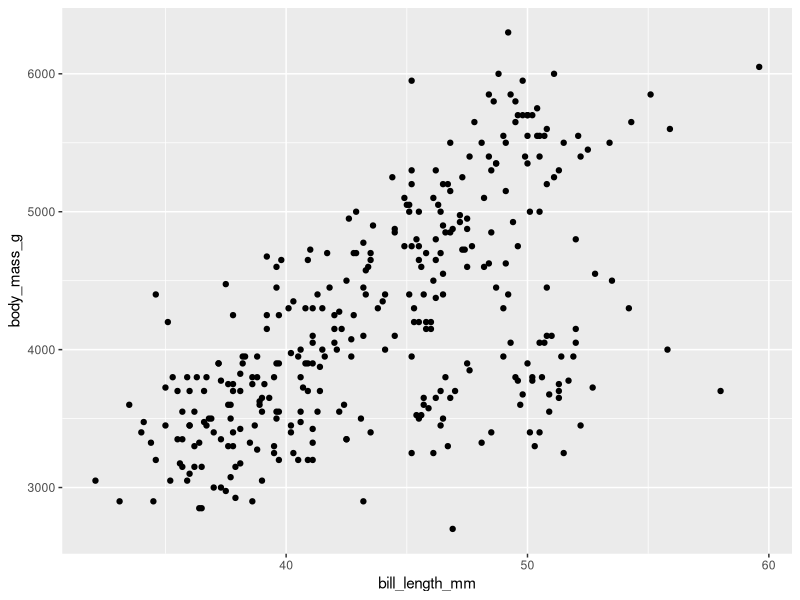
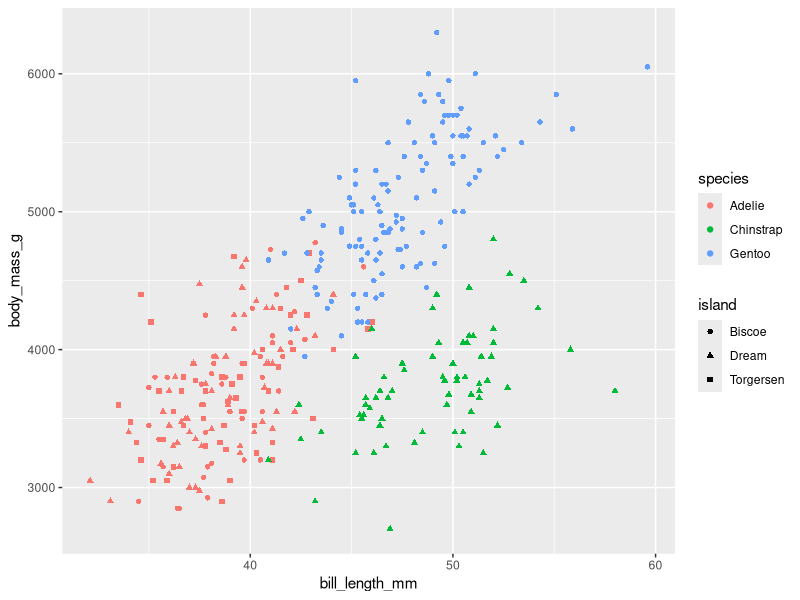
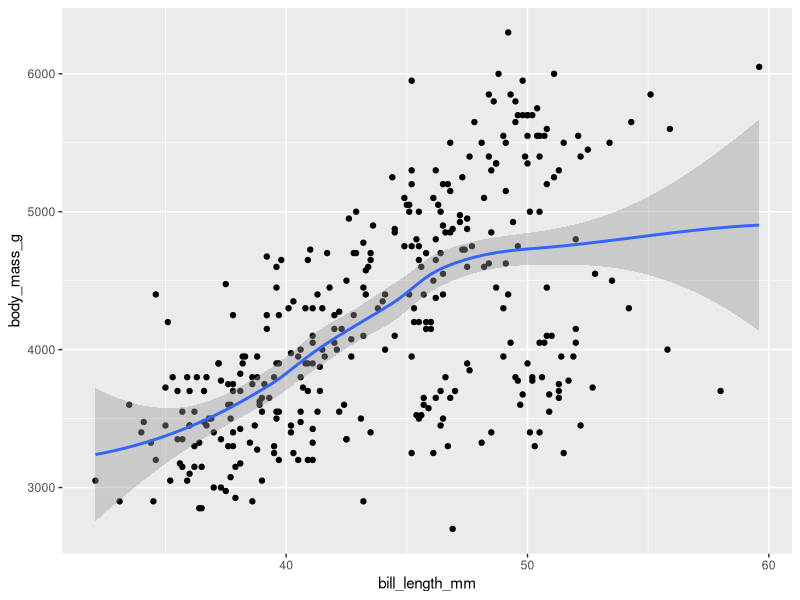
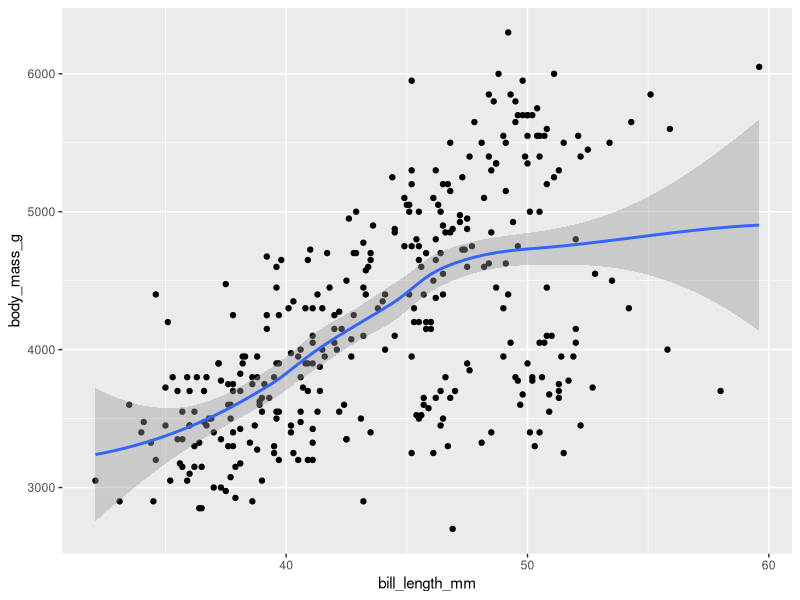
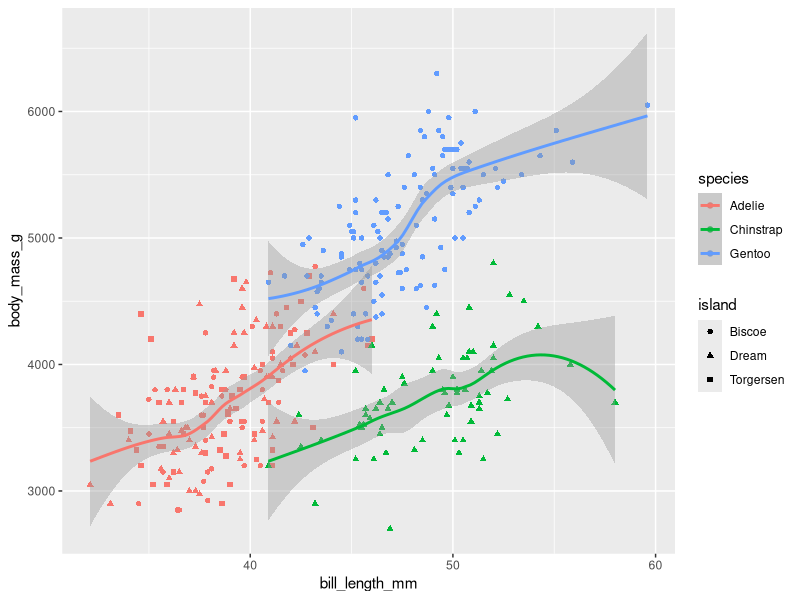
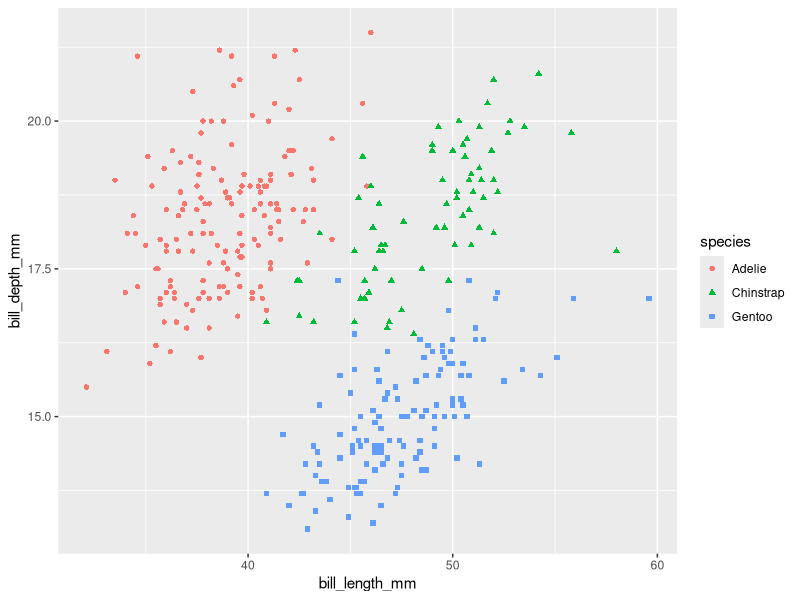

Write R code to recreate these figures, in order. (Note: this script raises an error after producing the figures.)
install.packages("palmerpenguins")
library(palmerpenguins)
library(tidyverse)

print (penguins)

ggplot(data = penguins) +
  geom_point(mapping = aes(x = bill_length_mm, y = body_mass_g))
#this gives a scatterplot but its black and white


ggplot(data = penguins) +
  geom_point(mapping = aes(x = bill_length_mm, y = body_mass_g, colour = species, shape = island))
#this is gonna give it colour per species and shape per island



ggplot(data = penguins) +
  geom_point(mapping = aes(x = bill_length_mm, y = body_mass_g)) +
  geom_smooth(mapping = aes(x = bill_length_mm, y = body_mass_g))
#this is trying to see if the data is separated by island

ggplot(data = penguins, mapping = aes(x = bill_length_mm, y = body_mass_g)) +
  geom_point() +
  geom_smooth()

ggplot(data = penguins, mapping = aes(x = bill_length_mm, y = body_mass_g)) +
  geom_point(mapping = aes(colour = species, shape=island)) +
  geom_smooth(mapping = aes(colour = species))

ggplot(data = penguins, mapping = aes(x = bill_length_mm, y = bill_depth_mm)) +
  geom_point(mapping = aes(colour = species, shape=species))
pengu_plot +
  geom_smooth(method=lm, se=F, aes(colour = species))

#this made the line of best fit kind of thing straight and not curved ^

#-----------------Question 3------------------

ggsave(filename = "PenguinPlot1.png", plot = pengu_plot, width = 300,height = 200, units=("mm"))
#this saves the plot as 300mm wide and 200mm tall, and the units as mm

ggsave("penguin_plot_2.png") #this function will save the most recent plot you make


#-----------------Question 4------------------

ggplot(data = penguins,
       mapping = aes(x = species, y = body_mass_g)) +
  geom_boxplot(mapping = aes(fill = species, colour=species))

#so most data is in alphabetical order, but that would be annoying for days of the week

df_days <-
  data.frame(day = c("Mon", "Tues", "Wed", "Thu"),
             counts = c(3, 8, 10, 5))
df_days$day <- as.factor(df_days$day)
str(df_days)
#u know in this ^ u didnt define the levels in the order you want, it automatically
#does it as alphanumerical

ggplot(data = df_days, mapping = aes(x = day, y = counts)) +
  geom_col()


df_days$day <- factor(df_days$day, levels = c("Mon", "Tues", "Wed", "Thu"))
str(df_days)
ggplot(data = df_days, mapping = aes(x = day, y = counts)) +
  geom_col()

#this is now in the order that I ASKED FOR and therefore, it's normal


#reproduce the violin looking plots

df_penguins <- penguins
df_penguins$species <-
  factor(df_penguins$species, levels = c("Chinstrap", "Gentoo", "Adelie"))
str(df_penguins)

ggplot(data = df_penguins,
       mapping = aes(x = species, y = body_mass_g)) +
  geom_violin(mapping = aes(fill = island))

#so we had to reorder the levels because we wanted a specific order that isn't alphabetical


#-----------------Question 5------------------

ggplot(data = penguins) +
  geom_bar(mapping = aes(x = species)) +
  coord_flip()

?geom_bar() #so geom_bar is only x and its against count
?geom_col()# and geom_col is x and y


#-----------------Question 6------------------

penguins %>% filter(!species == "Chinstrap") %>%
  ggplot(mapping = aes(x = flipper_length_mm, y = body_mass_g)) +
  geom_point(mapping = aes(colour = species, shape = island))


penguins %>% filter(!is.na(sex)) %>%
  ggplot(mapping = aes(x = species, y = body_mass_g )) +
  geom_violin(mapping = aes(fill = sex))

#here we filtered, we removed the NA's from the sex column and then we plotted, filled it by sex


#-----------------Question 7------------------

penguins %>%
  ggplot(mapping = aes(x = species, y = body_mass_g)) +
  geom_violin(aes(fill = sex)) +
  labs(title = "Weight distribution among penguins",
       subtitle = "Gentoo penguins are the heaviest",
       x = "Species",
       y = "Weight in g",
       fill = "Sex",
       caption = "Data from Palmer Penguins package\nhttps://allisonhorst.github.io/palmerpenguins/"
  )


penguins %>%
  ggplot(mapping = aes(x = species, y = body_mass_g)) +
  geom_boxplot(aes(fill = sex)) +
  geom_point(aes(shape = sex), position = position_jitterdodge(),alpha=0.5)+
  labs(title = "Weight distribution among penguins",
       subtitle = "Gentoo penguins are the heaviest",
       x = "Species",
       y = "Weight in g",
       caption = "Data from Palmer Penguins package\nhttps://allisonhorst.github.io/palmerpenguins/"
  ) +
  scale_fill_discrete(name = "Sex", # the legend title can be changed here or in labs()
                      labels = c("Female", "Male", "Unknown"),
                      type = c("yellow", "magenta", "grey"))
